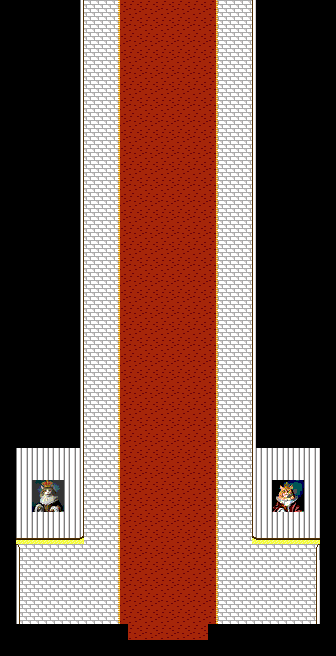

Below is a game level as drawn by its tile map, then a one-line description and the .tmx that defines it (tile-layer data replaced by summaries):
An orthogonal 21x41 tile map with 16x16 px tiles, 5 tile layers (element_interactif, sol, mur, deco, ...), 3 tilesets.

<map version="1.9" tiledversion="1.9.2" orientation="orthogonal" renderorder="right-down" width="21" height="41" tilewidth="16" tileheight="16" infinite="0" nextlayerid="6" nextobjectid="1">
 <tileset firstgid="1" source="../tsx/Chato_int1.tsx" />
 <tileset firstgid="43" source="../tsx/king_cat.tsx" />
 <tileset firstgid="52" source="../tsx/collisions.tsx" />
 <layer id="1" name="element_interactif" width="21" height="41">
  <data>[861 cells, 5 non-empty, 1 distinct tile ids]</data>
 </layer>
 <layer id="2" name="sol" width="21" height="41">
  <data>[861 cells, 469 non-empty, 1 distinct tile ids]</data>
 </layer>
 <layer id="3" name="mur" width="21" height="41">
  <data>[861 cells, 48 non-empty, 2 distinct tile ids]</data>
 </layer>
 <layer id="4" name="deco" width="21" height="41">
  <data>[861 cells, 359 non-empty, 17 distinct tile ids]</data>
 </layer>
 <layer id="5" name="collision" width="21" height="41" opacity="0">
  <data>[861 cells, 107 non-empty, 1 distinct tile ids]</data>
 </layer>
</map>